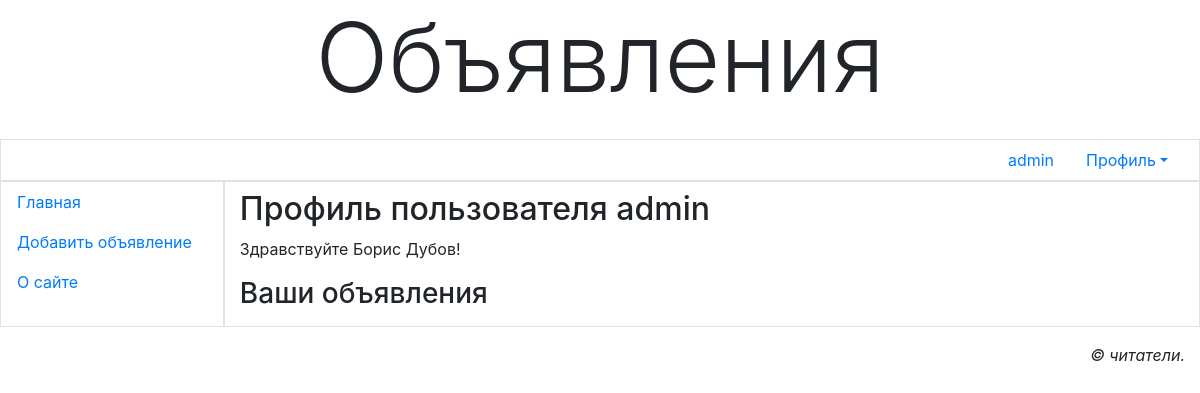
The page /accounts/profile/ (signed in) on the database its author committed.
### bboard/models.py (models this page shows)
class AdvUser(AbstractUser):
    is_activated = models.BooleanField(default=True, db_index=True,
                                       verbose_name='Прошел активацию?')
    send_messages = models.BooleanField(default=True,
                                        verbose_name='Оповещать о новых комментариях?')
    class Meta(AbstractUser.Meta):
        pass

### bboard/views.py (the view)
# urls.py: path('accounts/profile/', profile, name='profile'),
@login_required
def profile(request):
    return render(request, 'bboard/profile.html')

### bboard/templates/bboard/profile.html (shortened to what this page needs)
{% extends 'layout/basic.html' %}
{% block content %}
<h2>Профиль пользователя {{ user.username }}</h2>
    {% if user.first_name and user.last_name %}
        <p>Здравствуйте {{ user.first_name }} {{ user.last_name }}!</p>
    {% else %}
        <p>Здравствуйте!</p>
    {% endif %}
    <h3>Ваши объявления</h3>
{% endblock %}

### bboard/templates/layout/basic.html (shortened to what this page needs)
{% load bootstrap4 %}
{% load static %}
<!DOCTYPE html>
<html>
<head>
    {% bootstrap_css %}
    <link rel="stylesheet" type="text/css"
          href="{% static '#' %}">
</head>
<body class="container-fluid">
<header class="mb-4">
    <h1 class="display-1 text-center">Объявления</h1>
</header>
<div class="row">
    <ul class="col nav justify-content-end border">
        {% if user.is_authenticated %}
            <li class="nav-item"><a class="nav-link"
                                    href="{% url 'profile' %}">{{ user.username }}</a></li>
            {% else %}
            <li class="nav-item"><a class="nav-link"
                                    href="{% url 'register' %}">Регистрация</a></li>
        {% endif %}
        {% if user.is_authenticated %}
            <li class="nav-item dropdown">
                <a class="nav-link dropdown-toggle" data-toggle="dropdown"
                   href="{% url 'profile' %}" role="button" aria-haspopup="true"
                   aria-expanded="false">Профиль</a>
            </li>
        {% else %}
            <li class="nav-item"><a class="nav-link" href="{% url 'login' %}">Вход</a></li>
        {% endif %}
    </ul>
</div>
<div class="row">
    <nav class="col-md-auto nav flex-column border">
        <a class="nav-link root"
           href="{% url 'index' %}">Главная</a>
        <a class="nav-link root"
           href="{% url 'add' %}">Добавить объявление</a>
        <a class="nav-link root" href="{% url 'other' page='about' %}">
            О сайте</a>
    </nav>
    <section class="col border py-2">
        {% block content %}
        {% endblock %}
    </section>
</div>
<footer class="mt-3">
    <p class="text-right font-italic">&copy; читатели.</p>
</footer>
</body>
</html>

### rows shown on the page
AdvUser: username "admin", first_name "Борис", last_name "Дубов"
